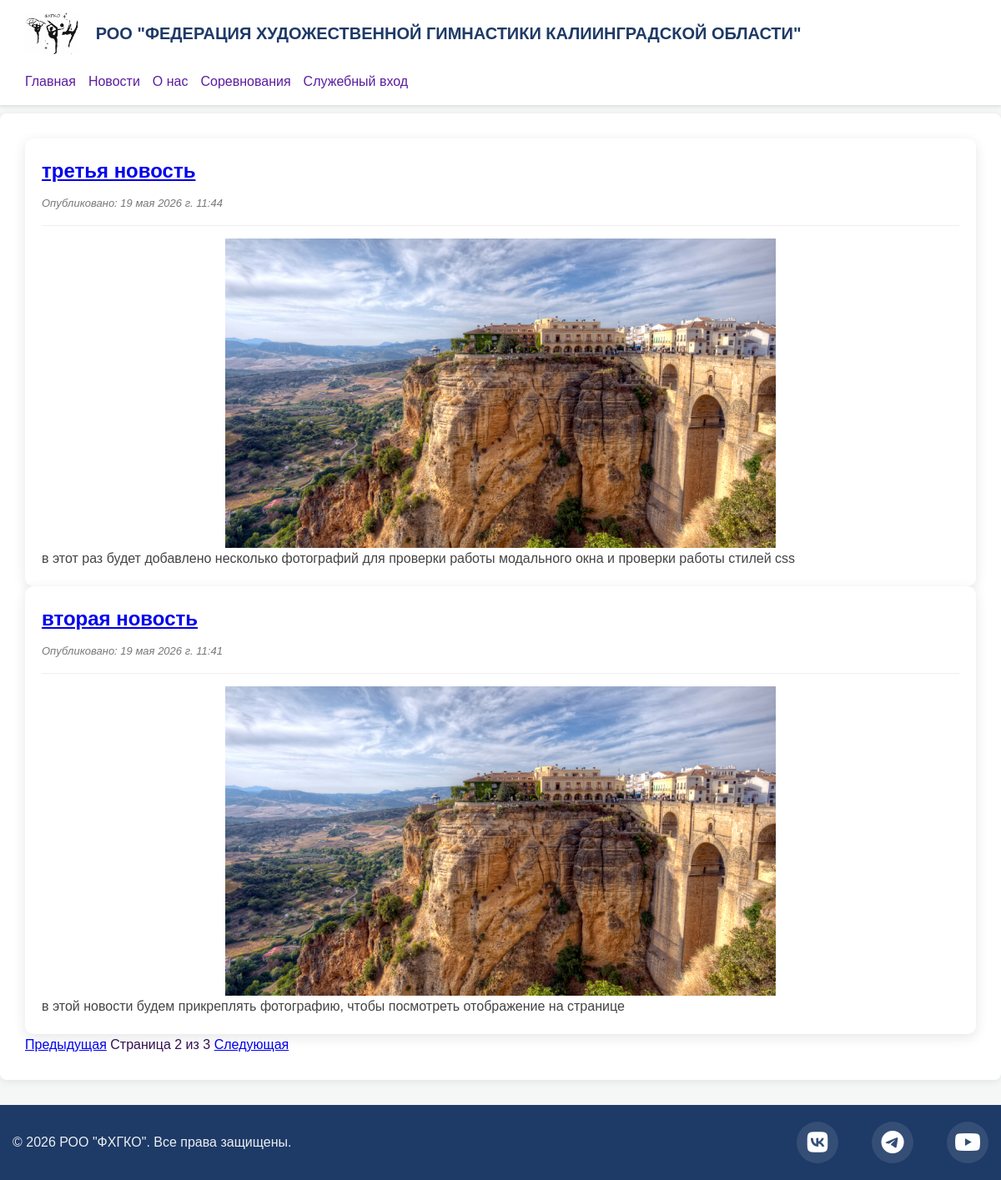
The app's page /news/?page_number=2 with its own data.
### irina_app/models.py (models this page shows, shortened)
class News(models.Model):
    author = models.ForeignKey(User, on_delete=models.CASCADE, related_name="autored_news") # related_name="posts" некое виртуальное поле, через которое мы можем достучаться до всех постов нашего Юзера
    title = models.CharField(max_length=250)
    text = models.CharField(max_length=10_000)
    publish_date = models.DateTimeField(auto_now_add=True) # при создании записи время укажется автоматически (auto_now_add=True)
    class Meta:
        verbose_name = "Новость"
        verbose_name_plural = "Новости"

class NewsImage(models.Model):
    news = models.ForeignKey(News, on_delete=models.CASCADE, related_name='images')
    image = models.ImageField(upload_to="news/", blank=False, null=False)

### irina_app/views.py (the view)
# urls.py: path('news/', irina_app.views.news_list, name="news_list"),
def news_list(request):
    all_news = News.objects.all().order_by("-publish_date") # от большего к меньшему знак - от новых к старым
    paginator = Paginator(all_news, 2) # чтобы показывал 2 поста за раз , а не всю кучу
    page_number = request.GET.get("page_number", 1) # из reqest через GET запрос пытаемся получить то, что приходит по ключу "page_number", если ничего, пусть будет первая страница
    page_obj = paginator.get_page(page_number) # бурум нужную пачку постов из пагинатора
    context={"all_news": page_obj, "title": "news", "paginator": paginator,
        "page_obj": page_obj,}
    return render(request, "irina_app/templates/news_list.html", context)

### irina_app/templates/irina_app/templates/news_list.html (shortened to what this page needs)
{% extends "irina_app/templates/base.html" %}
{% load static %}
{% block css_block %}
    <link rel="stylesheet" href="{% static 'irina_app/static/css/base.css' %}">
    <link rel="stylesheet" href="{% static 'irina_app/static/css/news.css' %}">
    <link rel="stylesheet" href="{% static 'irina_app/static/css/modal.css' %}">
{% endblock %}
{% block main_block %}
<div id="all_news_container">
    {% for new in all_news %}
        <div class="new_container">
            <div class="new_header">
                <h2 class="new_title">
                    <a href="#" class="open-modal-link" data-news-id="{{ new.id }}">{{ new.title }}</a>
                </h2>
                <p class="new_date">Опубликовано: {{ new.publish_date }}</p>
            </div>
            <div class="new_content">
                {% if new.images.first %}
                    <img src="{{ new.images.first.image.url }}" alt="new_image" class="new_img">
                {% endif %}
                <p class="new_text">{{ new.text|truncatewords:50 }}</p>
            </div>
        </div>
    {% endfor %}
    <div id="pagination" class="pagination">
        {% if page_obj.has_previous %}
            <a href="?page_number={{ page_obj.previous_page_number }}">Предыдущая</a>
        {% endif %}
        <span class="current">Страница {{ page_obj.number }} из {{ page_obj.paginator.num_pages }}</span>
        {% if page_obj.has_next %}
            <a href="?page_number={{ page_obj.next_page_number }}">Следующая</a>
        {% endif %}
    </div>
</div>
{% endblock %}

### irina_app/static/irina_app/static/css/base.css (style rules this page uses)
body { font-family: 'Arial', sans-serif; margin: 0; padding: 0; background-color: #f4f7f6; color: #331052; line-height: 1.6; }

### irina_app/static/irina_app/static/css/news.css (style rules this page uses)
.new_container { background-color: #ffffff; border-radius: 10px; box-shadow: 0 4px 15px rgba(0, 0, 0, 0.1); padding: 20px; transition: transform 0.3s ease, box-shadow 0.3s ease; display: flex; flex-direction: column; }
.new_header { border-bottom: 1px solid #eee; padding-bottom: 15px; margin-bottom: 15px; }
.new_title { font-size: 24px; color: #1e3a67; margin: 0 0 10px 0; font-weight: 600; }
.new_date { font-size: 13px; color: #777; margin: 0; font-style: italic; }
.new_content { flex-grow: 1; }
.new_img { width: 60%; margin-right: auto; margin-left: auto; display: block; }
.new_text { font-size: 16px; color: #444; margin: 0; text-align: justify; }

### records on screen
News: title "третья новость", publish_date "19 мая 2026 г. 11:44", images.first.image (picture), text "в этот раз будет добавлено несколько фотографий для проверки работы модального окна и проверки работы стилей css"
News: title "вторая новость", publish_date "19 мая 2026 г. 11:41", images.first.image (picture), text "в этой новости будем прикреплять фотографию, чтобы посмотреть отображение на странице"

### other values on screen
{{ page_obj.number }} "2"
{{ page_obj.paginator.num_pages }} "3"
